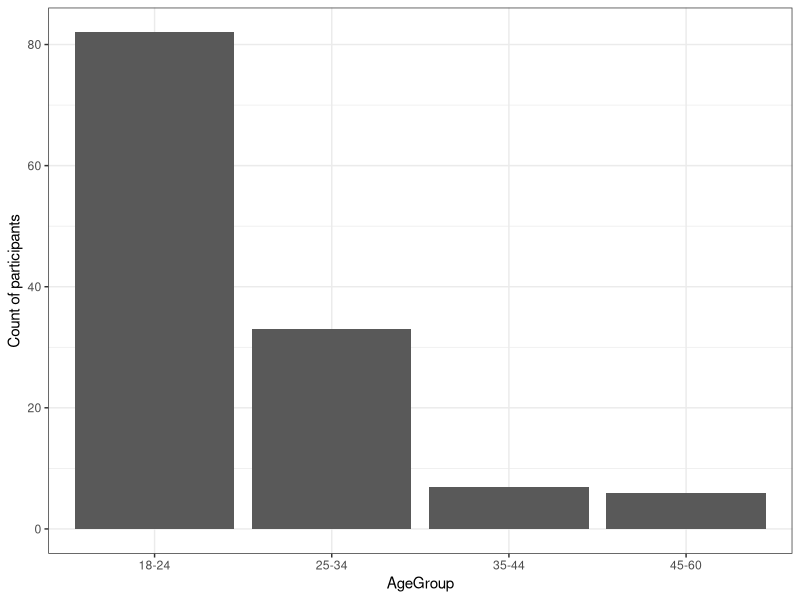
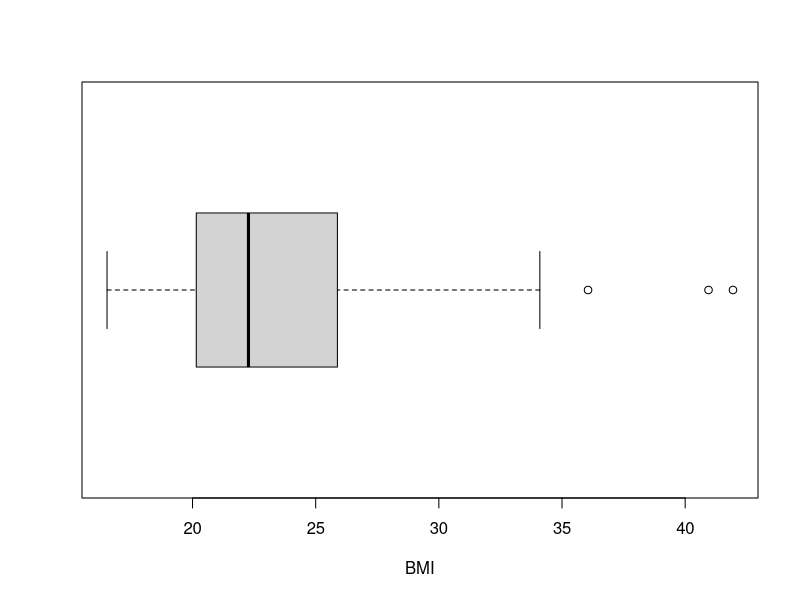
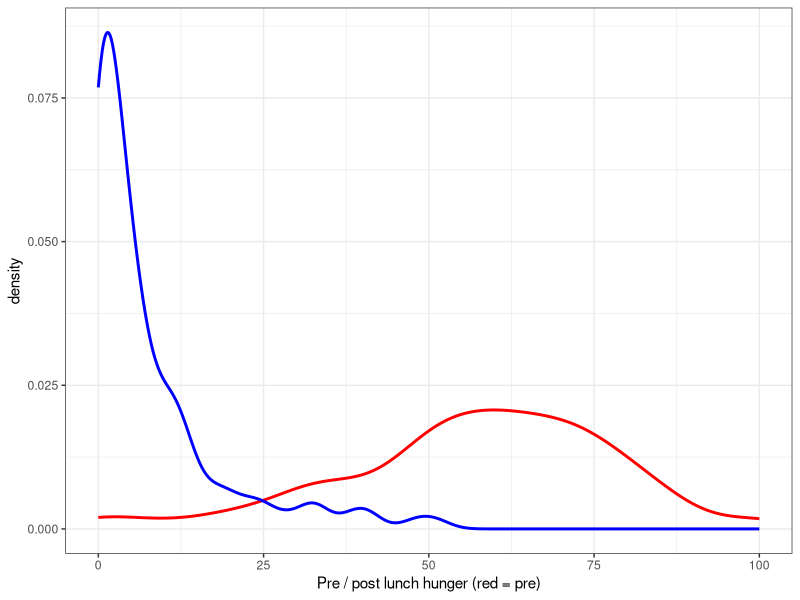
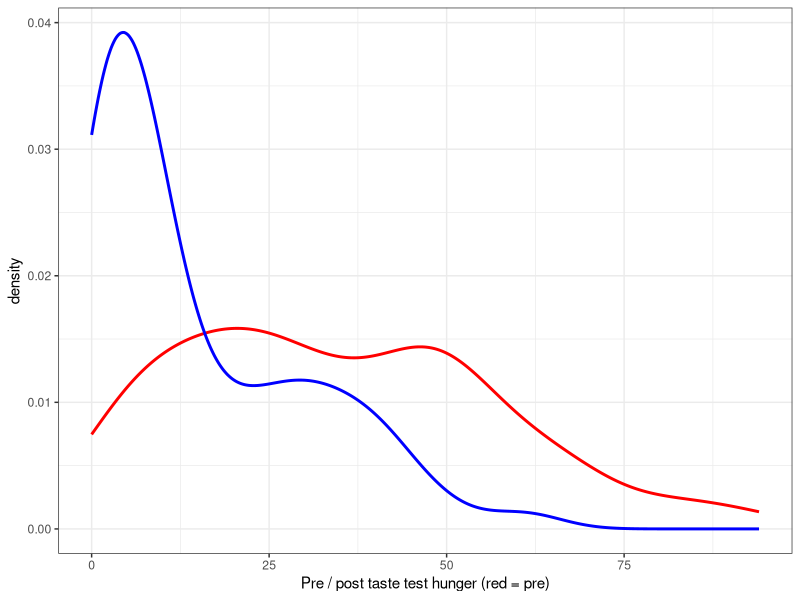
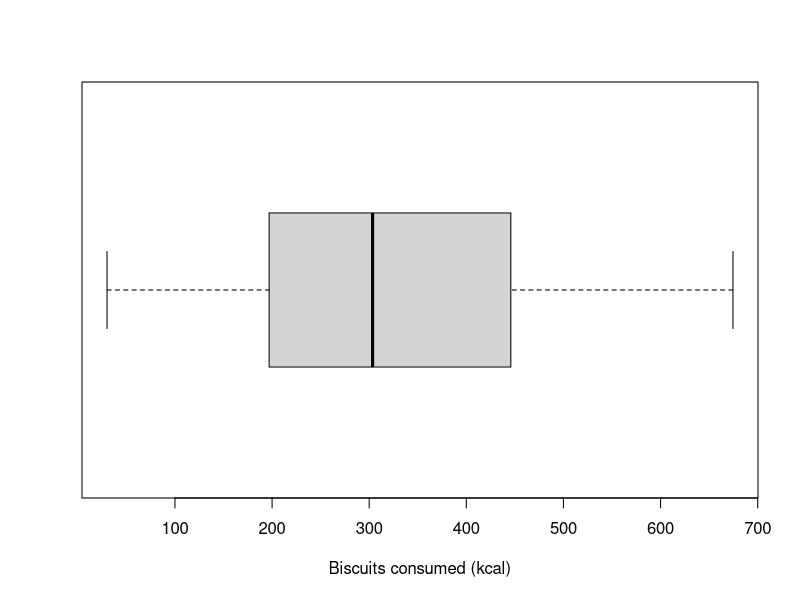
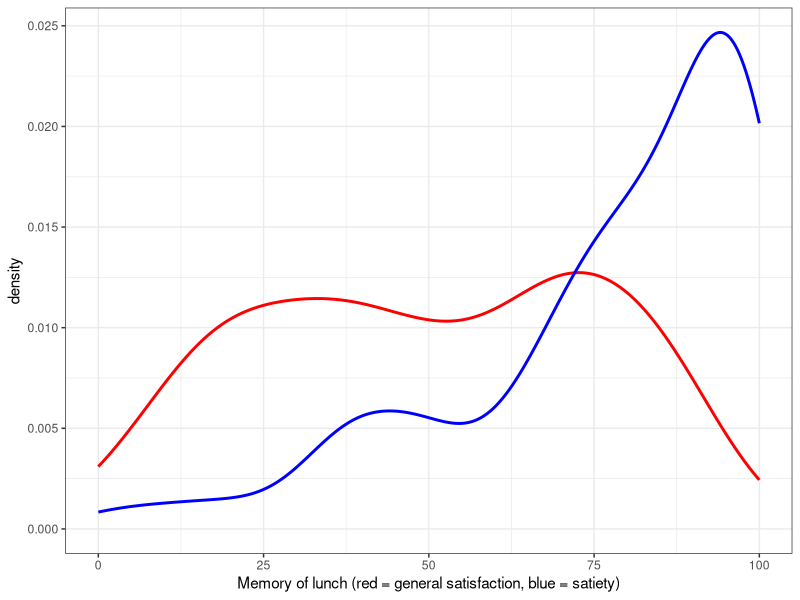

Write the R code that produced these figures, in order.
#load the relevant packages
library(tidyverse)
#import SPSS data
library(haven)

#import data
food_satisfaction_raw <- read_sav("data/RememberedMealSatisfaction.sav")

#data exploration and cleansing ---------------------------

#look at data structure
#146 rows and 46 columns
#some variables have a label with extra info(lbl)
#data is either a double or a character
#some character columns seem to be split, data limit in SPSS?
#some data has been reverse coded 
#need to understand what cognitive restraint/uncontrolled/emotional eating mean
glimpse(food_satisfaction_raw)

#looks like ID column is NA only, investigate nulls
#ID is null, drop
#minor nulls in age/gender/BMI/Height/Weight that don't really impact study
#minor nulls in more important columns
View(food_satisfaction_raw %>% 
       summarize(across(everything(), ~sum(is.na(.x))))) 

#drop null id column
food_satisfaction_amended <- food_satisfaction_raw %>% select(!ID)

#most of the nulls are from one row, remove this row
food_satisfaction_amended <- food_satisfaction_amended[2:146,]

#only 2 null values in % ate pasta remain
View(food_satisfaction_amended %>% 
       summarize(across(everything(), ~sum(is.na(.x))))) 

#can we combine character columns without losing information?
View(food_satisfaction_amended)

#try concatenating the satisfying columns (these are the longest)
test <- food_satisfaction_amended %>% 
  unite("Satisfying_rehearsal_all",
        Satisfying_rehearsal:
          Satisfying_rehearsal_cont_2, 
        sep = "", 
        remove = FALSE) %>%
  select(Satisfying_rehearsal:
           Satisfying_rehearsal_cont_2,
         `Satisfying_rehearsal_all`)

View(test)

#visual inspection looks OK, filtering doesn't return any rows, all OK
View(test %>% 
       filter(nchar(Satisfying_rehearsal_all) !=
                nchar(Satisfying_rehearsal) +
                nchar(Satisfying_rehearsal_cont) +
                nchar(Satisfying_rehearsal_cont_1) +
                nchar(Satisfying_rehearsal_cont_2)
                ))            

#combine character columns but this time remove originals
#do for all columns as longest was OK
food_satisfaction_amended <- food_satisfaction_amended %>% 
  unite("Satisfying_rehearsal_all",
        Satisfying_rehearsal:
          Satisfying_rehearsal_cont_2, 
        sep = "") %>% 
  unite("Dissatisfying_rehearsal_all",
        Dissastisfying_rehearsal:Dissastisfying_rehearsal_cont_1, 
        sep = "") %>%
  unite("Awareness_probe_1_all",
        Awareness_probe_1:
          Awareness_probe_1_cont,
        sep = "") %>%
  unite("Awareness_probe_2_all",
        Awareness_probe_2:
          Awareness_probe_2_cont,
        sep = "")

#some people were excluded from the study because they didn't 
# fulfill all the criteria, how many?
#11 + 4 + 2 + 1 = 18
sum(food_satisfaction_amended$Lunch_exclusion)
sum(food_satisfaction_amended$Ate_between_exclusion)
sum(food_satisfaction_amended$Rehearsal_exclu)
sum(food_satisfaction_amended$Use_of_phone_exclu)

#remove these values and columns because this data shouldn't be analysed
food_satisfaction_amended <- food_satisfaction_amended %>% 
  filter(Lunch_exclusion == 0 &
           Ate_between_exclusion == 0 &
           Rehearsal_exclu == 0 &
           Use_of_phone_exclu == 0) %>% 
  select(Sens_exclu_aims:Satisfaction_satiety)

#look at correlation between satisfaction metrics
#reverse coded -1 as expected
#looks like satisfaction / taste / like combined to get general satisfaction
#filling used for satisfaction satiety
View(cor(food_satisfaction_amended %>% 
      select(Lunch_memory_satisfying:Lunch_memory_liked,
             General_satisfaction:Satisfaction_satiety)))

#look at easier case first
View(food_satisfaction_amended %>% select(Lunch_memory_satisfied_filling,
                                          Lunch_memory_dissatisfied_filling_R,
                                          Satisfaction_satiety))

#average of satisfied filling / dissatisfied filling reverse coded is
# satisfaction satiety, yes
View(food_satisfaction_amended %>% 
       select(Lunch_memory_satisfied_filling,
              Lunch_memory_dissatisfied_filling_R,
              Satisfaction_satiety) %>%
  filter(Satisfaction_satiety !=
           (Lunch_memory_satisfied_filling 
            + Lunch_memory_dissatisfied_filling_R) / 2))

#guess that general satisfaction is average of 
# memory satisfaction, dissatisfaction reverse, taste satisfaction, 
# dissatisfaction reverse and liked
#check, yeah
View(food_satisfaction_amended %>% 
       select(Lunch_memory_satisfying,
              Lunch_memory_dissastisfying_R,
              Lunch_memory_satisfied_taste,
              Lunch_memory_dissatisfied_taste_R,
              Lunch_memory_liked,
              General_satisfaction) %>%
       filter(General_satisfaction !=
                (Lunch_memory_satisfying +
                   Lunch_memory_dissastisfying_R +
                   Lunch_memory_satisfied_taste +
                   Lunch_memory_dissatisfied_taste_R +
                   Lunch_memory_liked) / 5))


#remove columns which are calculated from each other
food_satisfaction_amended <- food_satisfaction_amended %>%
  select(!starts_with("Lunch_memory"))

#look at correlation of TFEQ variables, not enough to exclude any
View(cor(food_satisfaction_amended %>% select(Cognitive_restraint,
                                              Uncontrolled_eating,
                                              Emotional_eating)))

#order of actions:
# answer pre-lunch hunger question
# eat lunch
# complete satisfying / dissatisfying description
# answer post-lunch hunger question
# BREAK
# answer pre-taste test hunger question
# complete taste test
# answer post-taste test hunger question
# answer lunchtime memory satisfaction questions
# answer TFEQ, demographic, study intention questions, measure BMI


#visualization ideas:
#univariate first to understand values:
# age groupings to see if good range (bar by category)
# BMI to see if any outliers (box plot)
# distribution of pre/post lunch and taste test hunger (freqpoly)
# snack kcal to see if any outliers (box plot)
# distribution of general satisfaction and satiety 
#multivariate:
# plot pre/post lunch hunger by condition (scatter)
#    also include whether people described the opposite 
# same as above but for pre/post taste test hunger (scatter)
# plot biscuit consumption by condition (boxplots)
#    also include whether people described the opposite 
# plot general satisfaction by condition (boxplots)
#    also include whether people described the opposite
# same as above but for satisfaction satiety
# repeat visuals for people who guessed study intention, diff results??
# look into demographics:
  # plot age against difference in pre/post lunch hunger (scatter)
  # plot age against biscuit consumption (scatter)
  # plot age against general satisfaction / satiety (scatter)
  # same as above for BMI
# look into TFEQ measures:
  # same plots as age

# Visualizations -------------------------

# add age category 
food_satisfaction_amended$AgeGroup <-
  case_when(food_satisfaction_amended$Age <= 24 ~ "18-24",
            food_satisfaction_amended$Age <= 34 ~ "25-34",
            food_satisfaction_amended$Age <= 44 ~ "35-44",
            .default = "45-60")
str(food_satisfaction_amended$AgeGroup)
food_satisfaction_amended$AgeGroup <- factor(food_satisfaction_amended$AgeGroup)

# plot bar chart of age categories
# as expected more younger participants
ggplot(food_satisfaction_amended, aes(x = AgeGroup)) +
  geom_bar() +
  theme_bw() +
  labs(y = "Count of participants")

#boxplot of BMI
boxplot(food_satisfaction_amended$BMI, 
        horizontal = TRUE,
        xlab = "BMI")

#distribution of pre/post lunch hunger
ggplot(food_satisfaction_amended) +
  geom_density(aes(Hunger_pre_lunch), colour = "red", linewidth = 1) +
  geom_density(aes(Hunger_post_lunch), colour = "blue", linewidth = 1) +
  theme_bw() +
  labs(x = "Pre / post lunch hunger (red = pre)")

#distribution of pre/post taste test hunger
#hunger is generally lower to start but doesn't decrease as much 
ggplot(food_satisfaction_amended) +
  geom_density(aes(Hunger_pre_taste_test), colour = "red", linewidth = 1) +
  geom_density(aes(Hunger_post_taste_test), colour = "blue", linewidth = 1) +
  theme_bw() +
  labs(x = "Pre / post taste test hunger (red = pre)")

#boxplot of biscuit kcal consumed
#no outliers, amount was controlled, slight positive skew
boxplot(food_satisfaction_amended$Snack_kcal, 
        horizontal = TRUE,
        xlab = "Biscuits consumed (kcal)")
mean(food_satisfaction_amended$Snack_kcal)
median(food_satisfaction_amended$Snack_kcal)

#distribution of general satisfaction / satiety (memory)
#generally participants remembered being full but range of satisfaction
ggplot(food_satisfaction_amended) +
  geom_density(aes(General_satisfaction), colour = "red", linewidth = 1) +
  geom_density(aes(Satisfaction_satiety), colour = "blue", linewidth = 1) +
  theme_bw() +
  labs(x = "Memory of lunch (red = general satisfaction, blue = satiety)")
